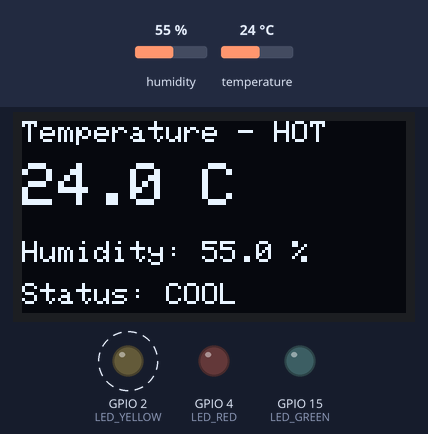
Bench run of a program on a simulated ESP32. On the bench: 128×64 one-colour display, output pins drawn as LEDs (lit = HIGH). Dashed ring = blinking. The test bench sets the inputs (shaded band); at power-on: temperature 24 °C, humidity 55 %. What the program prints to the serial monitor is not drawn.

Above: at 4.8 s.
4.9 s: temperature set to 20.6 °C
At 7.8 s:
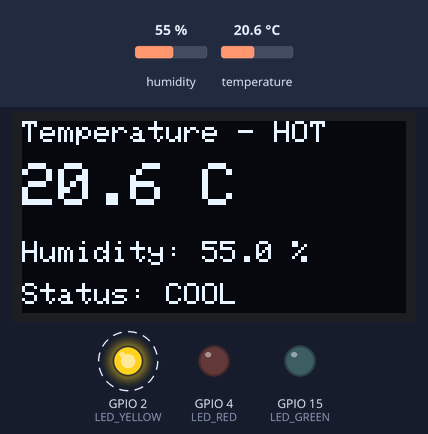
11.3 s: temperature set to 19.4 °C
At 13.9 s:
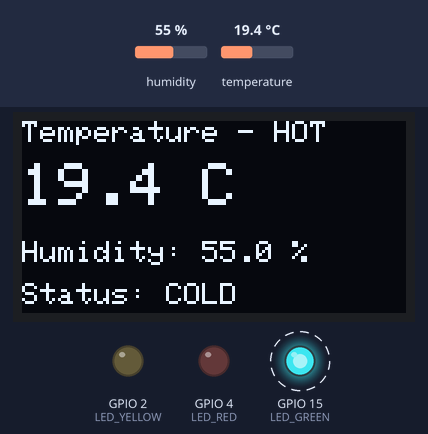
17.6 s: temperature set to 41 °C
At 19.9 s:
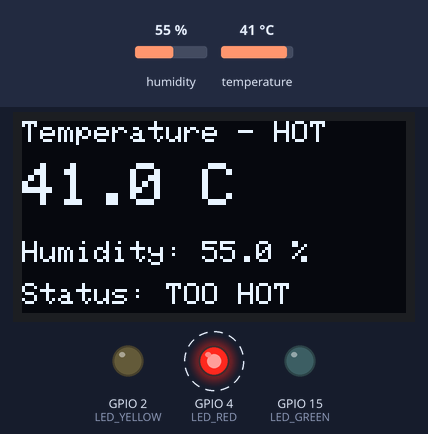
23.6 s: humidity set to 22 %
At 25.9 s:
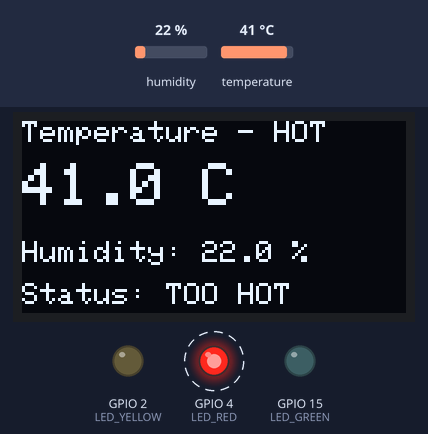
29.6 s: temperature set to 30.5 °C
At 31.8 s:
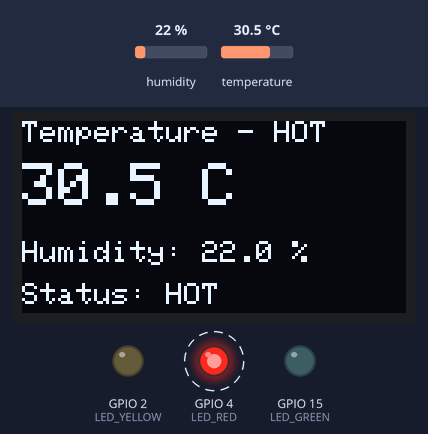
35.7 s: temperature set to 29.6 °C
At 37.7 s:
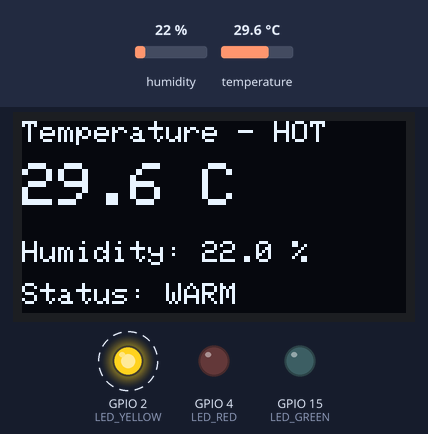
Timing chart, 0 to 42.7 s (numbered marks = the images above; inputs shaded):
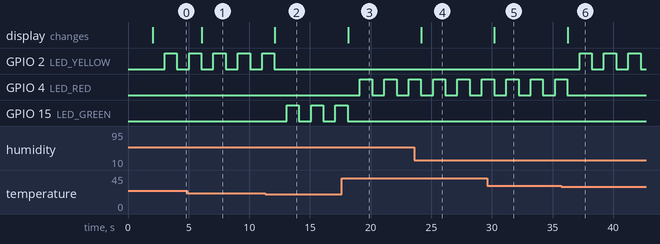

The program:

main.cpp
```cpp
#include "main.h"
#include "ultils.h"

// ===== OBJECT =====
Adafruit_SSD1306 display(SCREEN_WIDTH, SCREEN_HEIGHT, &Wire, -1);
DHTesp dht;

// ===== DATA =====
float temperature = 0;
float humidity = 0;
String statusText = "";
int activeLED = -1;

// ===== INIT =====
void systemInit() {
  Serial.begin(115200);

  pinMode(LED_GREEN, OUTPUT);
  pinMode(LED_YELLOW, OUTPUT);
  pinMode(LED_RED, OUTPUT);

  Wire.begin(OLED_SDA, OLED_SCL);
  display.begin(SSD1306_SWITCHCAPVCC, 0x3C);
  display.clearDisplay();

  dht.setup(DHT_PIN, DHTesp::DHT22);
}

// ===== LOOP =====
void systemLoop() {
  unsigned long now = millis();

  readDHTTask(now);
  ledBlinkTask(now);
  oledTask();
}

// ===== ARDUINO =====
void setup() {
  systemInit();
}

void loop() {
  systemLoop();
}
```

main.h
```cpp
#ifndef MAIN_H
#define MAIN_H

#include <Arduino.h>
#include <Wire.h>
#include <Adafruit_GFX.h>
#include <Adafruit_SSD1306.h>
#include "DHTesp.h"

// ===== PIN =====
#define LED_GREEN   15
#define LED_YELLOW  2
#define LED_RED     4
#define DHT_PIN     16
#define OLED_SDA    13
#define OLED_SCL    12

// ===== TIME =====
#define DHT_INTERVAL   2000UL
#define BLINK_INTERVAL 1000UL

// ===== OLED =====
#define SCREEN_WIDTH 128
#define SCREEN_HEIGHT 64

// ===== OBJECT =====
extern Adafruit_SSD1306 display;
extern DHTesp dht;

// ===== DATA =====
extern float temperature;
extern float humidity;
extern String statusText;
extern int activeLED;

// ===== API =====
void systemInit();
void systemLoop();

#endif
```

ultils.cpp
```cpp
#include "ultils.h"

// ===== INTERNAL =====
static unsigned long lastDHTRead = 0;
static unsigned long lastBlink = 0;
static bool ledState = false;

// ===== DHT TASK =====
void readDHTTask(unsigned long now) {
  if (now - lastDHTRead < DHT_INTERVAL) return;
  lastDHTRead = now;

  TempAndHumidity data = dht.getTempAndHumidity();
  temperature = data.temperature;
  humidity = data.humidity;

  if (temperature < 13) {
    statusText = "TOO COLD";
    activeLED = LED_GREEN;
  } else if (temperature < 20) {
    statusText = "COLD";
    activeLED = LED_GREEN;
  } else if (temperature < 25) {
    statusText = "COOL";
    activeLED = LED_YELLOW;
  } else if (temperature < 30) {
    statusText = "WARM";
    activeLED = LED_YELLOW;
  } else if (temperature < 35) {
    statusText = "HOT";
    activeLED = LED_RED;
  } else {
    statusText = "TOO HOT";
    activeLED = LED_RED;
  }

  Serial.printf(
    "Temp: %.1f | Humi: %.1f | %s\r\n",
    temperature, humidity, statusText.c_str()
  );
}

// ===== LED TASK =====
void ledBlinkTask(unsigned long now) {
  if (now - lastBlink < BLINK_INTERVAL) return;
  lastBlink = now;

  ledState = !ledState;

  digitalWrite(LED_GREEN, LOW);
  digitalWrite(LED_YELLOW, LOW);
  digitalWrite(LED_RED, LOW);

  if (activeLED != -1 && ledState) {
    digitalWrite(activeLED, HIGH);
  }
}

// ===== OLED TASK =====
void oledTask() {
  display.clearDisplay();
  display.setTextColor(SSD1306_WHITE);

  display.setTextSize(1);
  display.setCursor(0, 0);
  display.println("Temperature - HOT");

  display.setTextSize(2);
  display.setCursor(0, 14);
  display.print(temperature, 1);
  display.println(" C");

  display.setTextSize(1);
  display.setCursor(0, 40);
  display.print("Humidity: ");
  display.print(humidity, 1);
  display.println(" %");

  display.setCursor(0, 54);
  display.print("Status: ");
  display.print(statusText);

  display.display();
}
```

ultils.h
```cpp
#ifndef UTILS_H
#define UTILS_H

#include "main.h"

// ===== TASK =====
void readDHTTask(unsigned long now);
void ledBlinkTask(unsigned long now);
void oledTask();

#endif
```

Measured:
- the behaviour switches between 20 and 19.9 °C on temperature (found by bisection; images 1 and 2)
- the behaviour switches between 30 and 29.9 °C on temperature (found by bisection; images 5 and 6)
- after the input at 4.9 s, the display: changes after 1.2 s (image 1)
- after the input at 11.3 s, GPIO 2 (LED_YELLOW): goes on until 12.1 s, then stays LOW; GPIO 15 (LED_GREEN): alternates HIGH for 1.0 s and LOW for 1.0 s, starting after 1.8 s; the display: changes after 0.80 s (image 2)
- after the input at 17.6 s, GPIO 4 (LED_RED): alternates HIGH for 1.0 s and LOW for 1.0 s, starting after 1.5 s; GPIO 15 (LED_GREEN): goes on until 18.1 s, then stays LOW; the display: changes after 0.54 s (image 3)
- after the input at 23.6 s, the display: changes after 0.57 s (image 4)
- after the input at 29.6 s, the display: changes after 0.61 s (image 5)
- after the input at 35.7 s, GPIO 2 (LED_YELLOW): alternates HIGH for 1.0 s and LOW for 1.0 s, starting after 1.5 s; GPIO 4 (LED_RED): goes on until 36.2 s, then stays LOW; the display: changes after 0.54 s (image 6)
